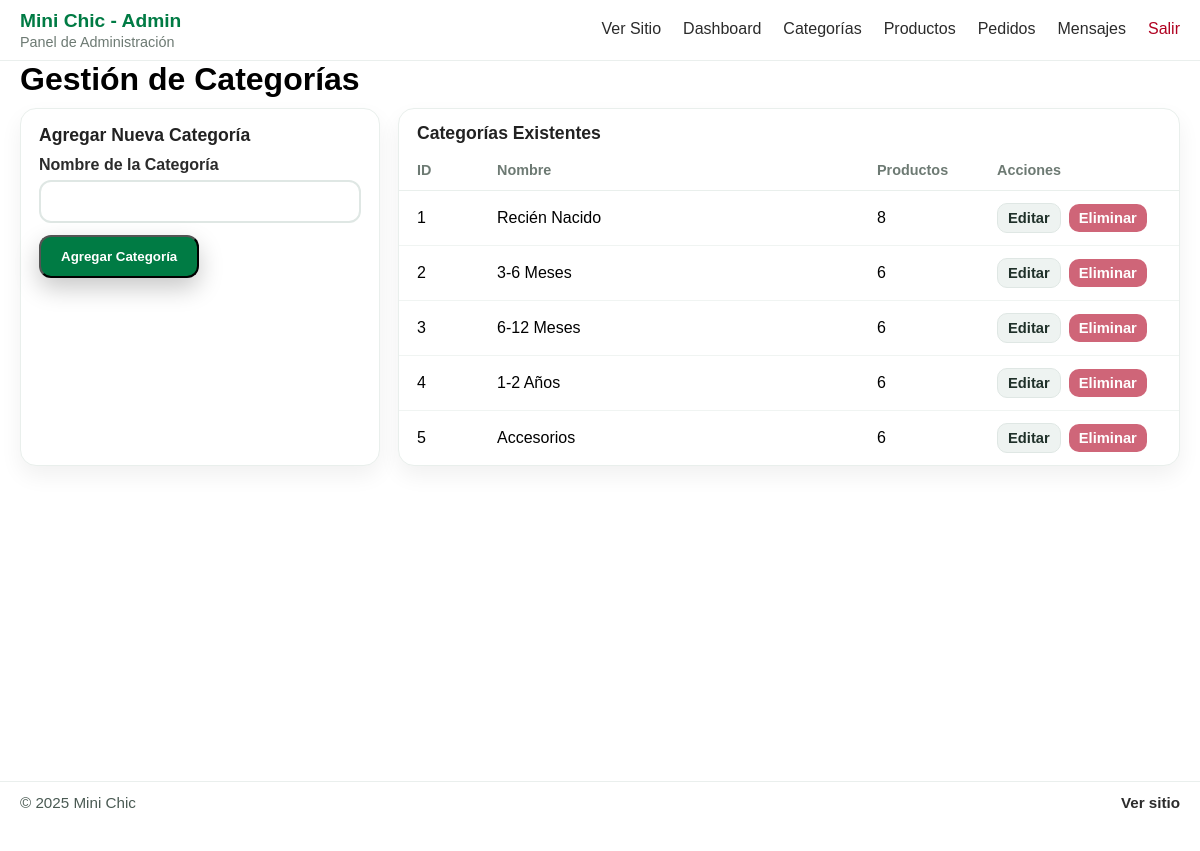
/admin/categorias.php (signed in), run on the app's committed database.
### tables this page shows
CREATE TABLE categorias (
    id INT AUTO_INCREMENT PRIMARY KEY,
    nombre VARCHAR(50) NOT NULL,
    descripcion TEXT
);

### admin/categorias.php (the view, shortened to what this page needs)
<?php
require_once '../config/database.php';
$stmt = $pdo->query("
    SELECT c.*, COUNT(p.id) as product_count
    FROM categorias c
    LEFT JOIN productos p ON c.id = p.categoria_id
    GROUP BY c.id
    ORDER BY c.id ASC
");
$categorias = $stmt->fetchAll();
include 'includes/admin_header.php';
?>
<link rel="stylesheet" href="styles/categorias.css">
<main class="container">
    <h1>Gestión de Categorías</h1>
    <div class="category-grid">
        <div class="form-container">
            <h2>Agregar Nueva Categoría</h2>
            <form action="categorias.php" method="POST">
                <div class="form-group">
                    <label for="nombre">Nombre de la Categoría</label>
                    <input type="text" id="nombre" name="nombre" class="form-control" required>
                </div>
                <button type="submit" class="btn btn-primary">Agregar Categoría</button>
            </form>
        </div>
        <div class="table-responsive">
            <h2>Categorías Existentes</h2>
            <table class="table">
                <thead>
                    <tr>
                        <th>ID</th>
                        <th>Nombre</th>
                        <th>Productos</th>
                        <th>Acciones</th>
                    </tr>
                </thead>
                <tbody>
                    <?php if (empty($categorias)): ?>
                        <tr>
                            <td colspan="4" style="text-align: center;">No hay categorías creadas.</td>
                        </tr>
                    <?php else: ?>
                        <?php foreach ($categorias as $categoria): ?>
                            <tr>
                                <td><?php echo $categoria['id']; ?></td>
                                <td><?php echo htmlspecialchars($categoria['nombre']); ?></td>
                                <td><?php echo $categoria['product_count']; ?></td>
                                <td class="actions-cell-buttons">
                                    <a href="editar_categoria.php?id=<?php echo $categoria['id']; ?>" class="btn btn-sm btn-secondary" title="Editar">Editar</a>
                                    <form action="categorias.php" method="POST" style="display: inline-block;" onsubmit="return confirm('¿Estás seguro de que quieres eliminar esta categoría?');">
                                        <button type="submit" class="btn btn-sm btn-danger" title="Eliminar" <?php echo ($categoria['product_count'] > 0) ? 'disabled' : ''; ?>>Eliminar</button>
                                    </form>
                                </td>
                            </tr>
                        <?php endforeach; ?>
                    <?php endif; ?>
                </tbody>
            </table>
        </div>
    </div>
</main>
<?php include 'includes/admin_footer.php'; ?>

### assets/css/global.css (style rules this page uses)
* { margin: 0; padding: 0; box-sizing: border-box; font-family: sans-serif; }
.container { max-width: 1300px; margin: 0 auto; padding: 0 20px; }
.btn { display: inline-block; background: #007B44; color: #fff; padding: 12px 20px; border-radius: 12px; font-weight: 700; text-decoration: none; box-shadow: 0 10px 24px rgba(0,0,0,.22); transition: background .2s, box-shadow .2s, transform .05s; }

### admin/styles/categorias.css (style rules this page uses)
main { height: 85vh; }
.category-grid { display: grid; grid-template-columns: 360px 1fr; gap: 18px; margin: 10px 0 24px; }
.form-container { background: #fff; border: 1px solid #E9EFEC; border-radius: 16px; box-shadow: 0 10px 22px rgba(0,0,0,.06); padding: 16px 18px; }
.form-container h2 { margin: 0 0 10px; font-size: 1.1rem; color: #222; }
.form-group { display: flex; flex-direction: column; gap: 6px; margin-bottom: 12px; }
.form-group label { font-weight: 600; color: #2b2b2b; }
.form-control { width: 100%; padding: .65rem .8rem; border: 2px solid #DFE7E4; border-radius: 12px; background: #fff; font-size: 1rem; transition: border-color .15s, box-shadow .15s; }
.table-responsive { background: #fff; border: 1px solid #E9EFEC; border-radius: 16px; box-shadow: 0 10px 22px rgba(0,0,0,.06); overflow: hidden; }
.table-responsive h2 { margin: 0; padding: 14px 18px 6px; font-size: 1.1rem; color: #222; }
.table { width: 100%; border-collapse: separate; border-spacing: 0; }
.table thead th { position: sticky; top: 0; z-index: 1; background: #fff; padding: 12px 18px; font-size: .9rem; color: #6d7a73; text-align: left; border-bottom: 1px solid #E9EFEC; }
.table tbody td { padding: 12px 18px; vertical-align: middle; border-bottom: 1px solid #F0F4F2; }
.table tbody tr:last-child td { border-bottom: 0; }
.table th:nth-child(1), .table td:nth-child(1) { width: 80px; }
.table th:nth-child(3), .table td:nth-child(3) { width: 120px; }
.table th:nth-child(4), .table td:nth-child(4) { width: 200px; }
.actions-cell-buttons { display: flex; align-items: center; gap: 8px; }
.btn-sm { padding: 6px 10px; border-radius: 10px; font-size: .92rem; }
.btn-secondary { background:#EEF3F1; color:#1f3029; border:1px solid #DFE7E4; box-shadow:none; }
.btn-danger { background:#B00020; color:#fff; border:0; box-shadow:none; }
.btn[disabled] { opacity:.6; cursor: not-allowed; box-shadow:none; }

### data on the page
categorias: id "1", nombre "Recién Nacido", product_count "8"
categorias: id "2", nombre "3-6 Meses", product_count "6"
categorias: id "3", nombre "6-12 Meses", product_count "6"
categorias: id "4", nombre "1-2 Años", product_count "6"
categorias: id "5", nombre "Accesorios", product_count "6"
